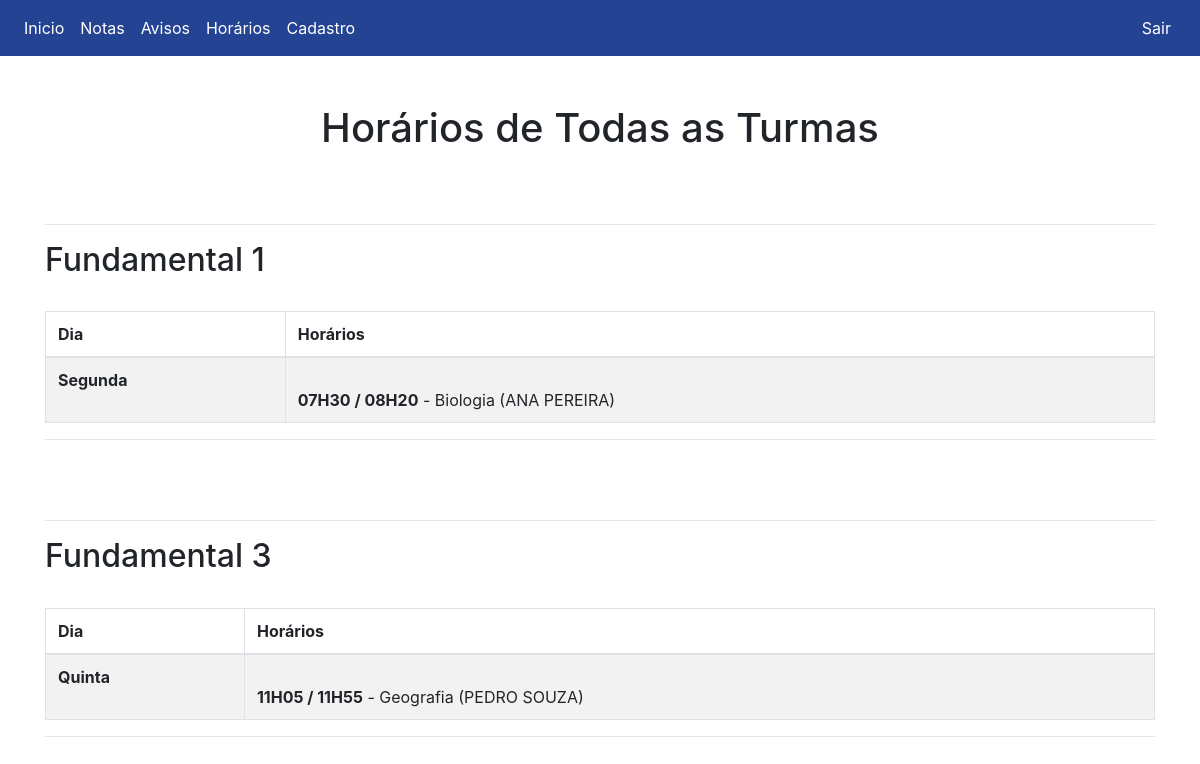
Page /Global/Admin/horarios.php (signed in) on the committed database.
### tables this page shows
CREATE TABLE `horarios` (
  `id` int(11) NOT NULL,
  `dias_id` int(11) NOT NULL,
  `turma_id` int(11) NOT NULL,
  `horas_id` int(11) NOT NULL,
  `professores_id` int(11) DEFAULT NULL,
  `materia_id` int(11) NOT NULL
);

CREATE TABLE `dias` (
  `id` int(11) NOT NULL,
  `dia` varchar(50) NOT NULL
);

CREATE TABLE `horas` (
  `id` int(11) NOT NULL,
  `hora` varchar(20) NOT NULL
);

CREATE TABLE `materias` (
  `id` int(11) NOT NULL,
  `nome` varchar(50) DEFAULT NULL
);

CREATE TABLE `professores` (
  `id` int(11) NOT NULL,
  `user` varchar(120) NOT NULL,
  `senha` varchar(255) NOT NULL
);

### Global/Admin/horarios.php (the view, shortened to what this page needs)
<!DOCTYPE html>
<html lang="pt-br">
  <head>
    <link rel="stylesheet" href="../css/bootstrap.min.css">
  </head>
  <body>
  <nav class="navbar navbar-expand-lg navbar-dark" style="background-color: #244393;">
  <div class="collapse navbar-collapse" id="conteudoNavbarSuportado">
    <ul class="navbar-nav mr-auto">
      <li class="nav-item">
        <a class="nav-link"  style="color: white" href="../admin/index.php">Inicio</a>
      </li>
      <li class="nav-item">
        <a class="nav-link" style="color: white" href="../admin/notas.php">Notas</a>
      </li>
      <li class="nav-item">
        <a class="nav-link"  style="color: white" href="../admin/avisos.php">Avisos</a>
      </li>
      <li class="nav-item">
        <a class="nav-link"  style="color: white" href="../admin/horarios.php">Horários</a>
      </li>
      <li class="nav-item">
        <a class="nav-link"  style="color: white" href="../admin/cadastro.php">Cadastro</a>
      </li>
    </ul>
    <div id="logout">
          <div><button type="submit" name="sair" class="btn">Sair</button></div>
    </div>
  </div>
</nav>
<center><h1><br>Horários de Todas as Turmas</h1></center>
<?php
$host = "localhost";
$username = "root";
$password = "";
$database = "expotec_db";
$conn = mysqli_connect($host, $username, $password, $database);
$sql = "SELECT DISTINCT turmas.nome AS nome_turma FROM horarios
INNER JOIN turmas ON horarios.turma_id = turmas.id";
$resultTurmas = mysqli_query($conn, $sql);
while ($rowTurma = mysqli_fetch_assoc($resultTurmas)) {
    $nomeTurma = $rowTurma['nome_turma'];
    $sql = "SELECT
    horarios.*,
    dias.dia AS nome_dias,
    turmas.nome AS nome_turma,
    horas.hora AS hora_horas,
    professores.user AS user_professores,
    materias.nome AS nome_materias
    FROM horarios
    INNER JOIN dias ON horarios.dias_id = dias.id
    INNER JOIN turmas ON horarios.turma_id = turmas.id
    INNER JOIN horas ON horarios.horas_id = horas.id
    INNER JOIN professores ON horarios.professores_id = professores.id
    INNER JOIN materias ON horarios.materia_id = materias.id
    WHERE turmas.nome = '$nomeTurma'
    ORDER BY dias.id ASC, horas.hora ASC";
    $result = mysqli_query($conn, $sql);
    echo "<div class='container'>";
    echo "<div class='row'>";
    echo "<div class='col mt-5'>";
    echo "<hr>";
    echo "<h2>$nomeTurma</h2>";
    echo "<br>";
    if (mysqli_num_rows($result) > 0) {
        $currentDay = null;
        echo "<table border='1' class='table table-hover table-striped table-bordered'>";
        echo '<thead>';
        echo '<tr>';
        echo '<th>Dia</th>';
        echo '<th>Horários</th>';
        echo '</tr>';
        echo '</thead>';
        echo '<tbody>';
        while ($row = mysqli_fetch_assoc($result)) {
            $dia = $row['nome_dias'];
            $materia = $row['nome_materias'];
            $professor = $row['user_professores'];
            $hora = $row['hora_horas'];
            if ($currentDay !== $dia) {
                echo "<tr><td><b>$dia</b></td><td>";
                $currentDay = $dia;
            } else {
                echo '<br> ';
            }
            echo "<br><b>$hora</b> - $materia ($professor)";
        }
        echo '</td></tr>';
        echo '</tbody>';
        echo '</table>';
        echo "<HR>";
    } else {
        echo "<p>Nenhum horário disponível para a turma $nomeTurma.</p>";
    }
    echo "</div>";
    echo "</div>";
    echo "</div>";
}
?>
</body>
</html>

### Global/Admin/horarios.php (style rules this page uses)
#logout button { border-radius: 4px; background-color: #244393 ; color: white; }
#logout { height: 39px; }

### rows in the picture
horarios: dias.dia "Segunda", horas.hora "07H30 / 08H20", materia.nome "Biologia", professores.user "ANA PEREIRA"
horarios: dias.dia "Quinta", horas.hora "11H05 / 11H55", materia.nome "Geografia", professores.user "PEDRO SOUZA"

### other values in the picture
$nomeTurma "Fundamental 1"
$nomeTurma "Fundamental 3"
